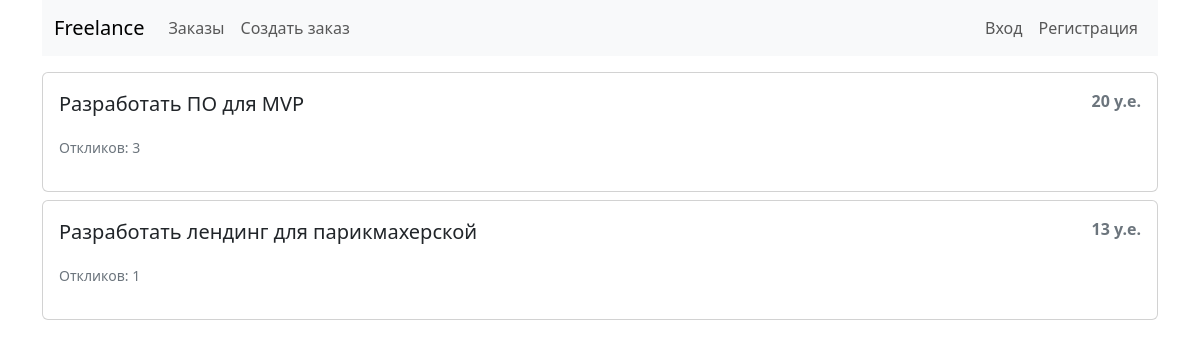
/order, run on the app's committed database.
### tables this page shows
CREATE TABLE `orders` (
  `id` int NOT NULL,
  `title` varchar(255) NOT NULL,
  `description` text NOT NULL,
  `price` int DEFAULT NULL,
  `user_id` int NOT NULL
);

### app/Core/View.php (called while the page is built, shortened)
<?php
abstract class View
{
    public function html(string $template = 'index', array $data = []): void
    {
        include 'app/layouts/layout.tpl.php';
        die();
    }
}

### app/Controllers/OrderController.php (called while the page is built, shortened)
<?php
class OrderController extends Controller
{
    public function __construct()
    {
        $this->model = new OrderModel;
        $this->view  = new OrderView;
    }
    public function indexAction(): void
    {
        $orders = $this->model->all();
        $this->view->html('index', ['orders' => $orders]);
    }
}

### index.php (called while the page is built, shortened)
<?php
$router = new Router;
$router->run();

### app/Core/DB.php (called while the page is built, shortened)
<?php
class DB
{
    private PDO $connect;
    private $options = [
        PDO::ATTR_DEFAULT_FETCH_MODE => PDO::FETCH_ASSOC,
    ];
    public function __construct()
    {
        global $dbConfig;
        $dsn           = "mysql:dbname={$dbConfig['dbname']};host={$dbConfig['host']};port={$dbConfig['port']}";
        $this->connect = new \PDO ($dsn, $dbConfig['username'], $dbConfig['password'], $this->options);
    }
    public function execute($sql, $params = [])
    {
        $query = $this->connect->prepare($sql);
        $query->execute($params);
        return $query;
    }
    public function all($sql, $params = []): array
    {
        $query = $this->execute($sql, $params);
        return $query->fetchAll();
    }
}

### app/Models/OrderModel.php (called while the page is built, shortened)
<?php
class OrderModel extends Model {
    public function all(): array {
        $sql = "SELECT
                o.id, o.title, o.description, o.price, o.user_id, u.login AS user_login, COUNT(a.order_id) AS applications_count
            FROM `orders` AS o
                JOIN `users` AS u ON o.user_id = u.id
                LEFT JOIN applications AS a ON a.order_id = o.id
            GROUP BY o.id";
        return $this->database->all($sql);
    }
}

### app/Core/Model.php (called while the page is built, shortened)
<?php
abstract class Model
{
    public function __construct()
    {
        $this->database = new DB;
    }
}

### app/layouts/orders/index.tpl.php (the view)
<?php foreach ($data['orders'] as $order): ?>
    <div class="card mb-2">
        <div class="card-body">
            <div class="row">
                <div class="col-6">
                    <p class="fs-5 fw-medium">
                        <a href="/order/show/<?=$order['id']?>" class="text-dark link-underline link-underline-opacity-0"><?=$order['title']?></a>
                    </p>
                    <p><small class="text-secondary">Откликов: <?= $order['applications_count'] ?? 0 ?></small></p>
                </div>
                <div class="col-6 text-end">
                    <p class="fw-bold text-secondary">
                        <?php if ($order['price']): ?>
                            <?=$order['price']?> у.е.
                        <?php else: ?>
                            Договорная
                    <?php endif;?>
                    </p>
                </div>
            </div>
        </div>
    </div>
<?php endforeach;?>

### data on the page
orders: title "Разработать ПО для MVP", applications_count "3", price "20"
orders: title "Разработать лендинг для парикмахерской", applications_count "1", price "13"
